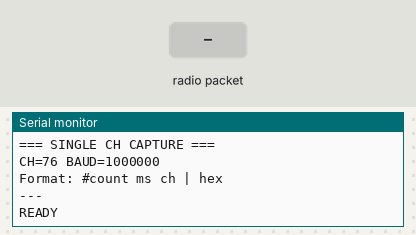
The sketch below on a simulated Arduino Uno, built with avr-gcc and run on an emulated ATmega328P. On the bench: the last lines printed to the serial monitor. The inputs (shaded band) are chosen by the test bench. No radio packets arrive unless stated.

Above: at 1.7 s.
1.8 s: radio packet "1" arrives
At 3.0 s:
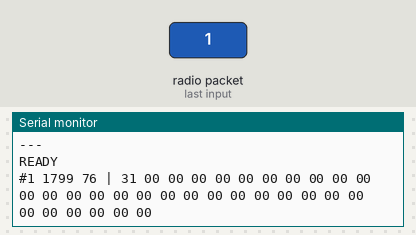
3.3 s: radio packet "0" arrives
At 4.3 s:
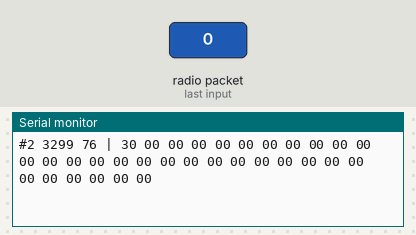
4.8 s: radio packet "2" arrives
At 5.4 s:
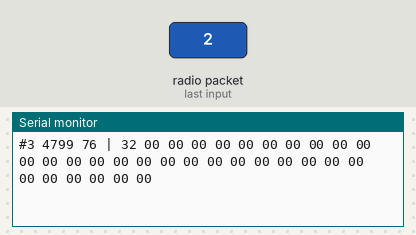

The sketch:

14_single_ch_capture.ino
```cpp
// ============================================================================
// F8620 — Single Channel Capture (CH76) — 1Mbaud, compact output
// Stays on ONE channel to capture EVERY packet without hopping gaps.
// Output: binary frames for maximum throughput
// ============================================================================

#include <SPI.h>
#include <RF24.h>

RF24 radio(9, 10);

static const uint8_t CAPTURE_CHANNEL = 76;
static uint32_t pkt_count = 0;

// Compact text output: "T<ms> <hex_no_spaces>\n"  (~72 chars vs 116)
void print_hex(uint8_t val) {
  if (val < 0x10) Serial.print('0');
  Serial.print(val, HEX);
}

void setup() {
  Serial.begin(1000000);  // 1 Mbaud — 0% error on 16MHz, ~862 pkt/s capacity
  delay(500);

  Serial.println(F("=== SINGLE CH CAPTURE ==="));
  Serial.print(F("CH="));
  Serial.print(CAPTURE_CHANNEL);
  Serial.println(F(" BAUD=1000000"));
  Serial.println(F("Format: #count ms ch | hex"));
  Serial.println(F("---"));

  if (!radio.begin()) {
    Serial.println(F("FAIL"));
    while (1) {}
  }

  radio.setChannel(CAPTURE_CHANNEL);
  radio.setDataRate(RF24_1MBPS);
  radio.setCRCLength(RF24_CRC_DISABLED);
  radio.setAutoAck(false);
  radio.setPayloadSize(32);
  radio.setAddressWidth(5);

  uint8_t addr[] = {0xAA, 0xAA, 0xAA, 0xAA, 0xAA};
  radio.openReadingPipe(0, addr);
  radio.startListening();

  Serial.println(F("READY"));
}

void loop() {
  uint8_t pipe;
  if (radio.available(&pipe)) {
    uint8_t buf[32];
    radio.read(buf, 32);

    // Minimal filter: not all same byte
    bool all_same = true;
    for (uint8_t i = 1; i < 8; i++) {
      if (buf[i] != buf[0]) { all_same = false; break; }
    }
    if (all_same) return;

    pkt_count++;

    // Keep compatible format with capture_replay.py parser
    Serial.print('#');
    Serial.print(pkt_count);
    Serial.print(' ');
    Serial.print(millis());
    Serial.print(' ');
    Serial.print(CAPTURE_CHANNEL);
    Serial.print(F(" | "));

    for (uint8_t i = 0; i < 32; i++) {
      print_hex(buf[i]);
      if (i < 31) Serial.print(' ');
    }
    Serial.println();
  }
}
```

Measured:
- after the input at 1.8 s, the serial monitor: prints a new line at once (image 1)
- after the input at 3.3 s, the serial monitor: prints a new line at once (image 2)
- after the input at 4.8 s, the serial monitor: prints a new line at once (image 3)
